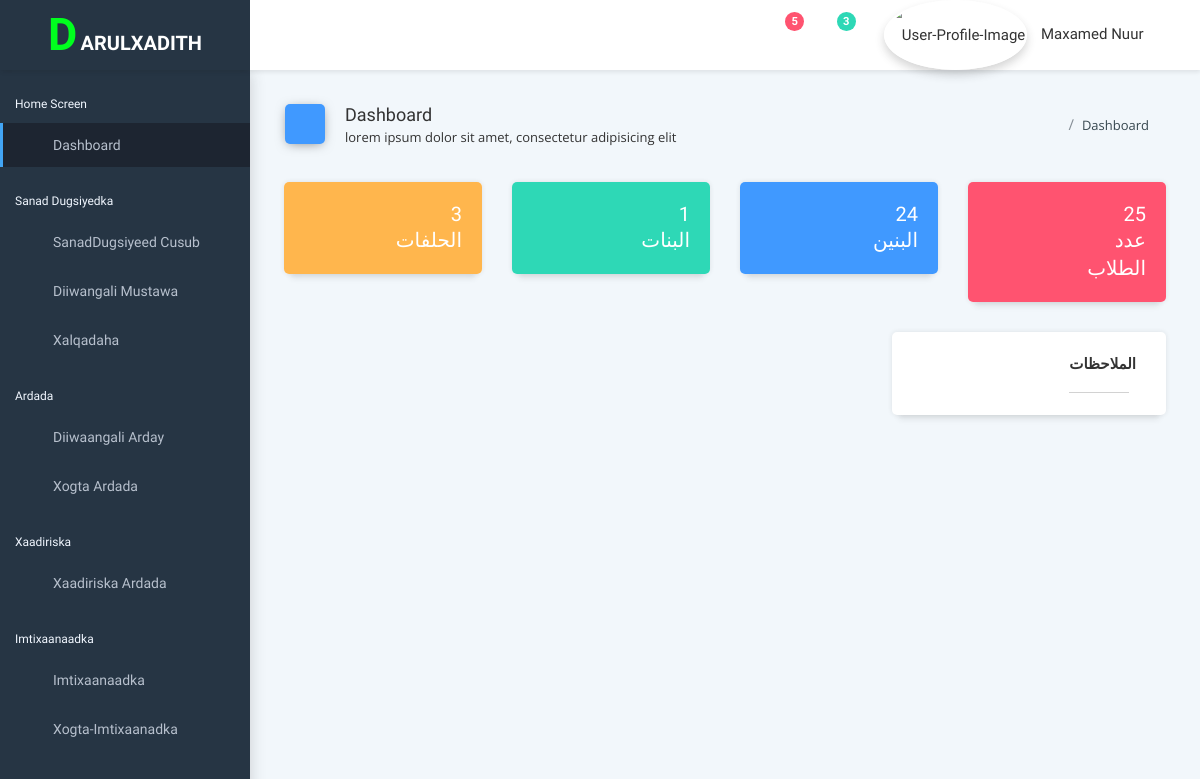
Before: / with the older database file.
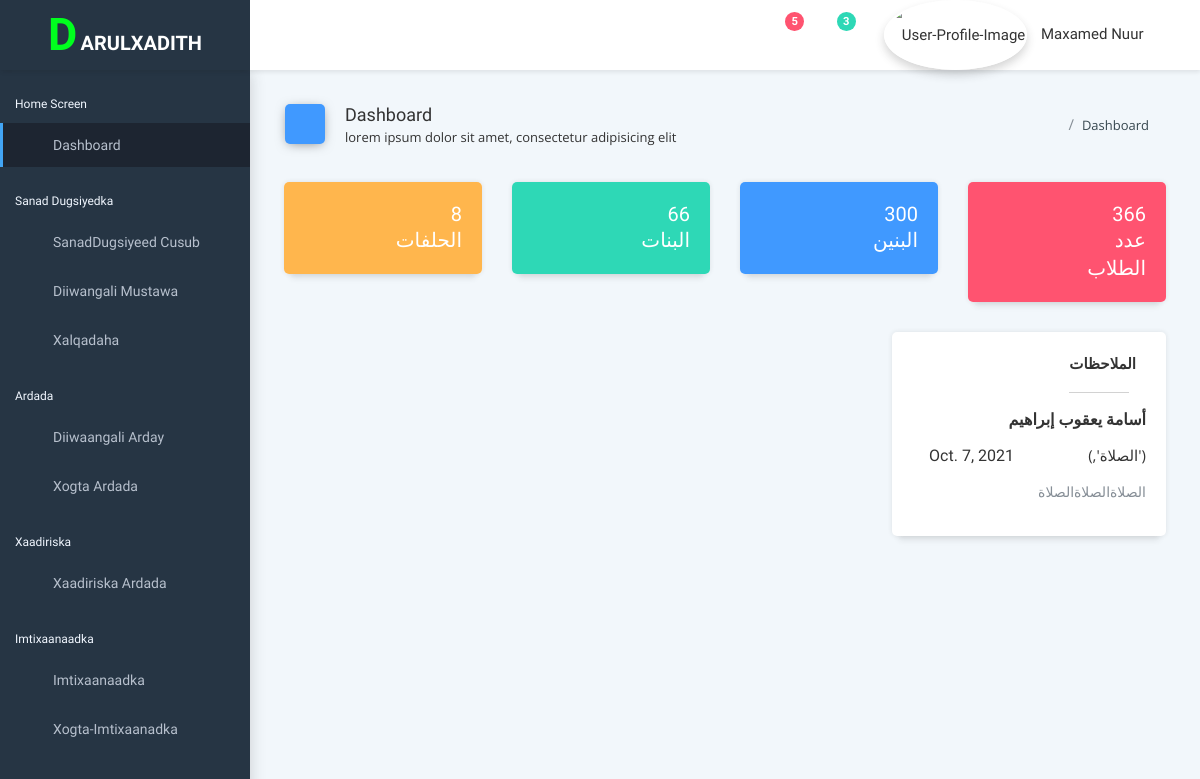
After: the same page with the newer database file.
### darulxadith_system/models.py (models this page shows, shortened)
class Mulaaxadaat(models.Model):
    magacaArdayga=models.ForeignKey(Ardada,on_delete=models.CASCADE)
    cinwanka=models.TextField()
    faahfahin=models.TextField()
    waqtiga=models.DateField(default=timezone.now)

class Ardada(models.Model):
    magacaArdayga=models.CharField(max_length=255)
    jinsiga=models.CharField(max_length=10,default='lab')
    sawirkaArdayga=models.ImageField(null=True,blank=True, upload_to="images/sawirada_ardada/")
    meeshaDhalashada=models.CharField(max_length=100,null=True,blank=True)
    waqtigaDhalashada=models.CharField(max_length=100,null=True,blank=True)
    numberkaArdayga=models.IntegerField(null=True,default=0)
    mustawahaArdayga=models.ForeignKey(Xalqada,on_delete=models.CASCADE)
    magacaMasuulka=models.CharField(max_length=100,null=True,blank=True)
    numberkaMasuulka=models.IntegerField(null=True,default=0)
    sanadDugsiyedka=models.ForeignKey(SanadDugsiyeedka,on_delete=models.CASCADE,default=SanadDugsiyeedka.objects.all().last().id)
    tarikhdaDiwangalinta=models.CharField(max_length=12,blank=True,null=True)
    def __str__(self) -> str:
        return self.magacaArdayga

### darulxadith_system/views.py (the view)
# urls.py: path('',views.dashboard),
def dashboard(request):
    ardada=Ardada.objects.all().count()
    wiilasha=Ardada.objects.filter(jinsiga='ذكر').count()
    gabdhaha=Ardada.objects.filter(jinsiga='انثي').count()
    xalqadaha=Xalqada.objects.all().count()
    xaadiriska=Xaadiriska.objects.all()
    data={
        'mulaaxadaatka':Mulaaxadaat.objects.all(),
        'wiilasha':wiilasha,
        'gabdhaha':gabdhaha,
        'xalqadaha':xalqadaha,
        'ardada':ardada,
        'xaadiriksa':xaadiriska,
        'mulaaxadaatka':Mulaaxadaat.objects.all().order_by('-id')[:10]
    }
    return render(request,'darulxadith_pr/dashboard.html',data)

### templates/darulxadith_pr/dashboard.html (shortened to what the changed rows need)
{% extends 'base.html' %}
{% block content %}
<div class="pcoded-content">
    <div class="pcoded-inner-content">
        <div class="main-body">
            <div class="page-wrapper">
                <div class="page-body" dir="rtl" style="text-align: right;">
                   <div class="row">
                        <div class="col-xl-3 col-md-6">
                            <div class="card card-red text-white">
                                <div class="card-block">
                                    <div class="row align-items-center">
                                        <div class="col-8">
                                            <h4 class="m-b-0">{{ardada}}</h4>
                                            <p class="m-b-0" style="font-size: 20px;">عدد الطلاب</p>
                                        </div>
                                    </div>
                                </div>
                            </div>
                        </div>
                        <div class="col-xl-3 col-md-6">
                            <div class="card card-blue text-white">
                                <div class="card-block">
                                    <div class="row align-items-center">
                                        <div class="col-8">
                                            <h4 class="m-b-0">{{wiilasha}}</h4>
                                            <p class="m-b-0" style="font-size: 20px;">البنين</p>
                                        </div>
                                    </div>
                                </div>
                            </div>
                        </div>
                        <div class="col-xl-3 col-md-6">
                            <div class="card card-green text-white">
                                <div class="card-block">
                                    <div class="row align-items-center">
                                        <div class="col-8">
                                            <h4 class="m-b-0">{{gabdhaha}}</h4>
                                            <p class="m-b-0" style="font-size: 20px;">البنات</p>
                                        </div>
                                    </div>
                                </div>
                            </div>
                        </div>
                        <div class="col-xl-3 col-md-6">
                            <div class="card card-yellow text-white">
                                <div class="card-block">
                                    <div class="row align-items-center">
                                        <div class="col-8">
                                            <h4 class="m-b-0">{{xalqadaha}}</h4>
                                            <p class="m-b-0" style="font-size: 20px;">الحلفات</p>
                                        </div>
                                    </div>
                                </div>
                            </div>
                        </div>
                        <div class="col-xl-4 col-md-6">
                            <div class="card testimonial-card table-card">
                                <div class="card-block">
                                    <div class="review-block">
                                        {% for mulaxada in mulaaxadaatka %}
                                            <div class="row">
                                                <div class="col">
                                                    <h6 class="m-b-15" style="font-weight: bolder;">{{mulaxada.magacaArdayga}}</h6>
                                                    <div class="row align-items-center">
                                                        <div class="col">
                                                                    {{mulaxada.cinwanka}}
                                                        </div>
                                                        <div class="col">
                                                            <h6 class="m-b-0">{{mulaxada.waqtiga}}</h6>
                                                        </div>
                                                    </div>
                                                    <p class="m-t-15 m-b-0 text-muted">{{mulaxada.faahfahin}}</p>
                                                </div>
                                            </div>
                                        {% endfor %}
                                    </div>
                                </div>
                            </div>
                        </div>
                   </div>
                </div>
            </div>
        </div>
    </div>
</div>
{% endblock %}

Changed rows visible on the page:
added Mulaaxadaat: magacaArdayga "أسامة يعقوب إبراهيم", cinwanka "('الصلاة',)", waqtiga "Oct. 7, 2021", faahfahin "الصلاةالصلاةالصلاة"
Other visible differences:
{{ ardada }}: "25" → "366"
{{ wiilasha }}: "24" → "300"
{{ gabdhaha }}: "1" → "66"
{{ xalqadaha }}: "3" → "8"
